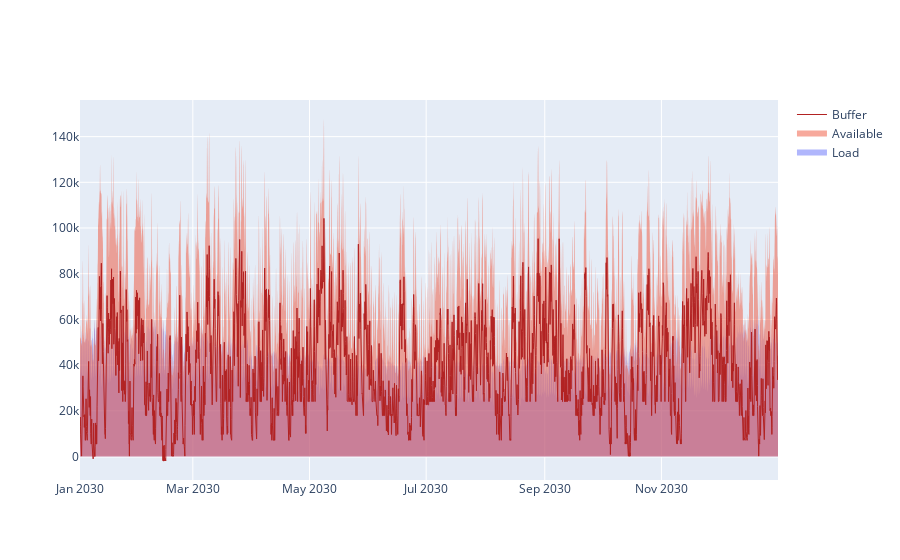

The notebook cell this image was saved under:
### Code cell
fig = go.Figure()

fig.add_trace(go.Scatter(x=p_buffer.index, y=p_buffer['load'], stackgroup='one', mode='none', name='Load'))
fig.add_trace(go.Scatter(x=p_buffer.index, y=p_buffer['available'], stackgroup='two', mode='none', name='Available'))
fig.add_trace(go.Scatter(x=p_buffer.index, y=p_buffer['buffer'], line = dict(color='firebrick', width=1), name='Buffer'))

### Figure 1 — Plotly figure (JSON) as saved in the notebook; plotly's stock layout.template omitted (floating-point values rounded to 4 significant figures; data arrays with more than 128 entries replaced by an {"elided": "..."} marker saying what was removed)
{"data": [{"mode": "none", "name": "Load", "stackgroup": "one", "type": "scatter", "x": {"elided": "8760 str values"}, "y": {"elided": "8760 float values"}}, {"mode": "none", "name": "Available", "stackgroup": "two", "type": "scatter", "x": {"elided": "8760 str values"}, "y": {"elided": "8760 float values"}}, {"line": {"color": "firebrick", "width": 1}, "name": "Buffer", "type": "scatter", "x": {"elided": "8760 str values"}, "y": {"elided": "8760 float values"}}], "layout": {}}
